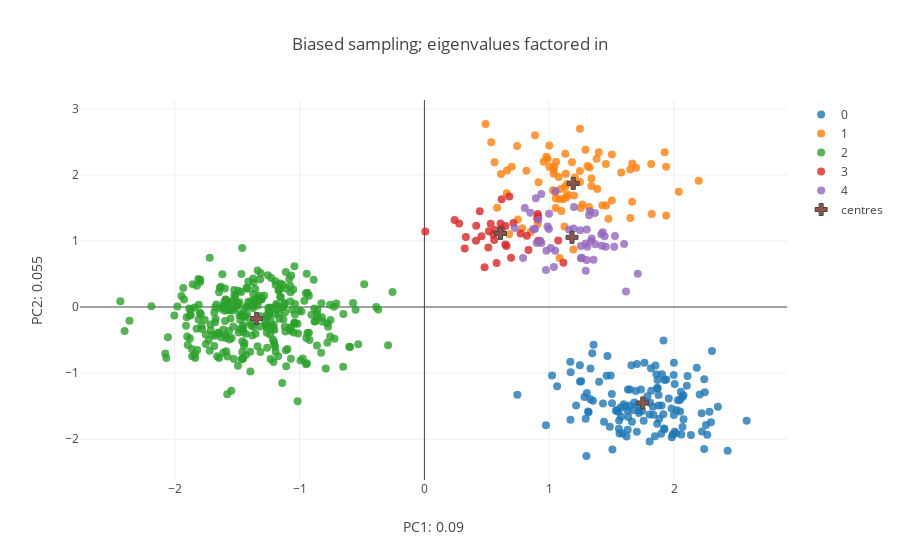

The code cell stored with this chart in its notebook:
### Code cell
bias_centroids= [np.mean(bias_features[[y for y in range(bias_features.shape[0]) if labels_bias[y] == z],:],axis= 0) for z in range(N_pops)]
bias_centroids= np.array(bias_centroids)

fig_data= [go.Scatter(
        x = bias_features[[x for x in range(sum(Sizes_bias)) if labels_bias[x] == i],0],
        y = bias_features[[x for x in range(sum(Sizes_bias)) if labels_bias[x] == i],1],       
        type='scatter',
        mode= "markers",
        marker= {
        'line': {'width': 0},
        'size': 8,
        'symbol': 'circle',
      "opacity": .8
      },
      name= str(i)
    ) for i in range(N_pops)]


fig_data.append(
    go.Scatter(
        x= bias_centroids[:,0],
        y= bias_centroids[:,1],
        type= 'scatter',
        mode= 'markers',
        name= 'centres',
        marker= {
        'line': {'width': 1},
        'size': 10,
        'symbol': 'cross'
        }
    )
)

layout = go.Layout(
    title= 'Biased sampling; eigenvalues factored in',
    yaxis=dict(
        title='PC2: {}'.format(round(var_comps[1],3))),
    xaxis=dict(
    title= 'PC1: {}'.format(round(var_comps[0],3))),
)


fig = go.Figure(data=fig_data, layout=layout)
iplot(fig)

### Figure 1 — Plotly figure (JSON) as saved in the notebook; plotly's stock layout.template omitted (floating-point values rounded to 4 significant figures; data arrays with more than 128 entries replaced by an {"elided": "..."} marker saying what was removed)
{"data": [{"marker": {"line": {"width": 0}, "opacity": 0.8, "size": 8, "symbol": "circle"}, "mode": "markers", "name": "0", "type": "scatter", "x": {"elided": "130 float values"}, "y": {"elided": "130 float values"}}, {"marker": {"line": {"width": 0}, "opacity": 0.8, "size": 8, "symbol": "circle"}, "mode": "markers", "name": "1", "type": "scatter", "x": [1.053, 1.052, 1.246, 1.475, 1.502, 0.9077, 0.7487, 1.086, 1.397, 1.454, 0.9878, 1.198, 1.665, 1.817, 1.456, 1.502, 0.8515, 0.4904, 1.206, 1.385, 1.577, 1.093, 1.265, 1.253, 1.426, 1.04, 0.5353, 1.319, 1.133, 1.649, 1.098, 0.6617, 1.001, 0.7838, 0.6601, 1.338, 1.037, 1.822, 1.937, 0.5619, 1.14, 0.9148, 0.6132, 1.145, 1.324, 0.7426, 0.8175, 1.696, 0.9768, 1.077, 1.145, 1.035, 1.247, 1.129, 1.193, 1.001, 1.115, 0.5827, 0.8862, 1.055, 1.666, 2.198, 0.7, 1.122, 1.246, 0.9547, 0.6783, 2.038, 1.38, 1.65, 1.083, 1.307, 1.338, 1.925, 1.126, 1.937, 1.031, 1.05, 1.291, 1.182], "y": [1.644, 1.498, 2.701, 1.338, 1.615, 1.258, 1.326, 1.633, 2.342, 2.166, 2.245, 1.69, 1.593, 2.166, 1.536, 2.31, 1.134, 2.771, 1.96, 1.786, 2.038, 1.785, 1.554, 1.499, 1.539, 2.123, 2.494, 1.515, 2.019, 2.082, 1.454, 2.066, 2.444, 1.192, 1.723, 1.832, 2.017, 1.407, 2.124, 2.192, 1.663, 1.89, 2.014, 1.707, 2.111, 2.439, 2.064, 2.109, 2.277, 1.968, 1.862, 2.08, 1.892, 2.322, 0.8725, 2.124, 1.634, 1.502, 2.602, 2.199, 2.173, 1.914, 2.123, 1.221, 2.059, 2.201, 1.101, 1.747, 2.246, 1.347, 0.7403, 2.136, 1.944, 2.344, 1.82, 1.385, 1.769, 1.735, 2.382, 2.192]}, {"marker": {"line": {"width": 0}, "opacity": 0.8, "size": 8, "symbol": "circle"}, "mode": "markers", "name": "2", "type": "scatter", "x": {"elided": "300 float values"}, "y": {"elided": "300 float values"}}, {"marker": {"line": {"width": 0}, "opacity": 0.8, "size": 8, "symbol": "circle"}, "mode": "markers", "name": "3", "type": "scatter", "x": [0.5169, 0.4822, 0.6495, 0.8208, 0.444, 0.6944, 0.2784, 0.007328, 0.8338, 0.565, 0.6191, 0.6482, 0.3229, 0.6098, 0.9079, 0.6804, 0.7128, 0.7706, 0.9115, 0.5521, 0.5592, 0.4152, 0.2419, 1.072, 0.9114, 0.4577, 0.5781, 0.332, 0.4132, 1.114, 0.5121, 0.9033, 0.531, 0.658, 0.6163], "y": [1.147, 0.6038, 1.228, 1.081, 1.451, 0.747, 1.266, 1.142, 0.8634, 1.166, 1.633, 0.9451, 0.8855, 1.264, 1.41, 1.674, 1.274, 1.111, 1.002, 1.098, 1.015, 1.231, 1.317, 1.007, 1.37, 1.072, 0.6656, 1.061, 1.002, 0.6685, 0.9012, 1.341, 1.262, 0.9246, 1.182]}, {"marker": {"line": {"width": 0}, "opacity": 0.8, "size": 8, "symbol": "circle"}, "mode": "markers", "name": "4", "type": "scatter", "x": [0.9978, 1.429, 1.195, 1.05, 1.336, 1.248, 1.3, 1.292, 0.8928, 0.8044, 1.262, 1.16, 0.8873, 1.71, 1.327, 0.9985, 0.849, 0.9287, 1.444, 1.254, 1.521, 0.872, 0.9869, 0.9366, 0.9372, 1.37, 1.6, 1.048, 1.306, 1.527, 1.355, 1.34, 0.9142, 1.32, 1.037, 1.014, 0.9773, 0.7235, 1.301, 0.7905, 1.293, 0.8998, 1.366, 0.9737, 1.453, 1.615, 1.198, 1.421, 1.253, 1.418], "y": [1.181, 1.133, 1.188, 1.757, 1.001, 1.161, 0.7108, 0.9605, 1.647, 1.499, 0.746, 1.17, 1.187, 0.5039, 1.451, 1.413, 1.427, 1.003, 1.071, 0.9252, 0.9109, 1.178, 1.221, 1.713, 0.9702, 0.9506, 0.9546, 0.8534, 0.9118, 1.075, 0.7152, 1.038, 1.321, 1.389, 0.6075, 0.8952, 0.8525, 1.197, 1.175, 0.7437, 0.5503, 0.9707, 1.425, 0.559, 0.9124, 0.2339, 1.516, 0.9259, 0.7365, 1.102]}, {"marker": {"line": {"width": 1}, "size": 10, "symbol": "cross"}, "mode": "markers", "name": "centres", "type": "scatter", "x": [1.749, 1.193, -1.344, 0.6098, 1.183], "y": [-1.453, 1.871, -0.1751, 1.115, 1.055]}], "layout": {"title": "Biased sampling; eigenvalues factored in", "xaxis": {"title": "PC1: 0.09"}, "yaxis": {"title": "PC2: 0.055"}}}
